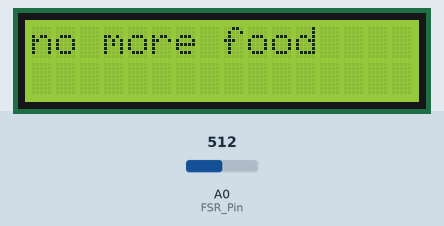
Bench run of a sketch on a simulated Arduino Uno, built with avr-gcc and run on an emulated ATmega328P. Shown: 16×2 character LCD. The test bench sets the inputs (shaded band); at power-on: A0 (FSR_Pin) = 512.

Above: at 1.2 s.
1.3 s: A0 (FSR_Pin) set to 418
2.8 s: A0 (FSR_Pin) set to 384
At 3.1 s:
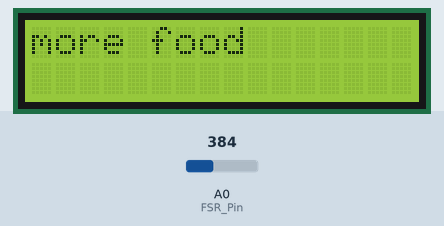
4.3 s: A0 (FSR_Pin) set to 410
At 5.1 s:
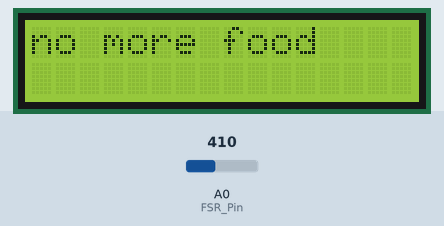
5.8 s: A0 (FSR_Pin) set to 390
At 7.1 s:
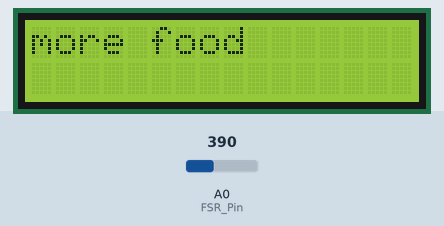
Timing chart, 0 to 8.4 s (numbered marks = the images above; inputs shaded):
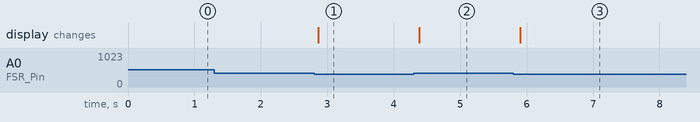

The sketch:

force_sensor.ino
```cpp
int FSR_Pin =  A0;
#include <LiquidCrystal.h>
LiquidCrystal lcd(4, 5, 6, 7, 8, 9);
//analog pin
void setup()
{
  lcd.begin(16, 2);
}
void loop()
{
  int FSRReading = analogRead(FSR_Pin);
  lcd.clear();
  lcd.setCursor(0, 0);
  if
  (FSRReading <= 400)
  lcd.print("more food");
  else
  lcd.print("no more food");
  delay(250);
}
```

Measured:
- the behaviour switches between 401 and 400 on A0 (FSR_Pin) (found by bisection; images 0 and 1)
- after the input at 1.3 s, every drawn part: stays the same
- after the input at 2.8 s, the display: changes after 0.06 s (image 1)
- after the input at 4.3 s, the display: changes after 0.08 s (image 2)
- after the input at 5.8 s, the display: changes after 0.11 s (image 3)
